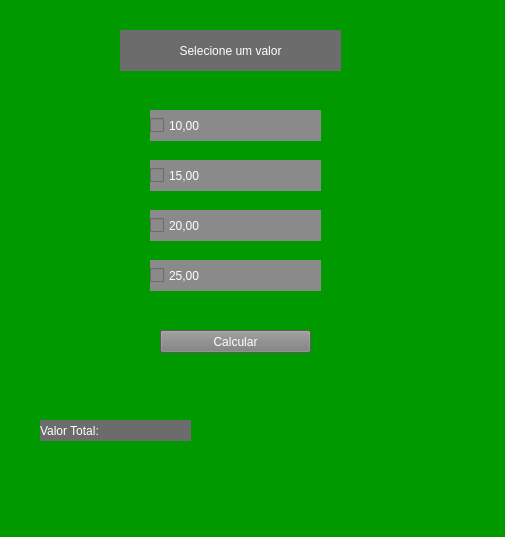
<?xml version="1.0" encoding="UTF-8"?>
<ui version="4.0">
 <class>MainWindow</class>
 <widget class="QMainWindow" name="MainWindow">
  <property name="geometry">
   <rect>
    <x>0</x>
    <y>0</y>
    <width>505</width>
    <height>537</height>
   </rect>
  </property>
  <property name="windowTitle">
   <string>MainWindow</string>
  </property>
  <property name="styleSheet">
   <string notr="true">font: 75 14pt &quot;Times New Roman&quot;;
background-color: rgb(0, 153, 0);</string>
  </property>
  <widget class="QWidget" name="centralwidget">
   <widget class="QPushButton" name="CalcularB">
    <property name="geometry">
     <rect>
      <x>160</x>
      <y>330</y>
      <width>151</width>
      <height>23</height>
     </rect>
    </property>
    <property name="styleSheet">
     <string notr="true">background-color: rgb(125, 125, 125);
color: rgb(255, 255, 255);
border-color: qlineargradient(spread:pad, x1:0, y1:0, x2:1, y2:0, stop:0 rgba(0, 0, 0, 255), stop:1 rgba(255, 255, 255, 255));</string>
    </property>
    <property name="text">
     <string>Calcular</string>
    </property>
   </widget>
   <widget class="QLabel" name="ValorT">
    <property name="geometry">
     <rect>
      <x>40</x>
      <y>420</y>
      <width>151</width>
      <height>21</height>
     </rect>
    </property>
    <property name="styleSheet">
     <string notr="true">color: rgb(255, 255, 255);
background-color: rgb(108, 108, 108);</string>
    </property>
    <property name="text">
     <string>Valor Total: </string>
    </property>
   </widget>
   <widget class="QCheckBox" name="dezC">
    <property name="geometry">
     <rect>
      <x>150</x>
      <y>110</y>
      <width>171</width>
      <height>31</height>
     </rect>
    </property>
    <property name="styleSheet">
     <string notr="true">color: rgb(255, 255, 255);
background-color: rgb(138, 138, 138);</string>
    </property>
    <property name="text">
     <string>10,00</string>
    </property>
   </widget>
   <widget class="QCheckBox" name="quinzeC">
    <property name="geometry">
     <rect>
      <x>150</x>
      <y>160</y>
      <width>171</width>
      <height>31</height>
     </rect>
    </property>
    <property name="styleSheet">
     <string notr="true">color: rgb(255, 255, 255);
background-color: rgb(138, 138, 138);</string>
    </property>
    <property name="text">
     <string>15,00</string>
    </property>
   </widget>
   <widget class="QCheckBox" name="vinteC">
    <property name="geometry">
     <rect>
      <x>150</x>
      <y>210</y>
      <width>171</width>
      <height>31</height>
     </rect>
    </property>
    <property name="styleSheet">
     <string notr="true">color: rgb(255, 255, 255);
background-color: rgb(138, 138, 138);</string>
    </property>
    <property name="text">
     <string>20,00</string>
    </property>
   </widget>
   <widget class="QCheckBox" name="vinte_cincoC">
    <property name="geometry">
     <rect>
      <x>150</x>
      <y>260</y>
      <width>171</width>
      <height>31</height>
     </rect>
    </property>
    <property name="styleSheet">
     <string notr="true">color: rgb(255, 255, 255);
background-color: rgb(138, 138, 138);</string>
    </property>
    <property name="text">
     <string>25,00</string>
    </property>
   </widget>
   <widget class="QLabel" name="ValorT_2">
    <property name="geometry">
     <rect>
      <x>120</x>
      <y>30</y>
      <width>221</width>
      <height>41</height>
     </rect>
    </property>
    <property name="styleSheet">
     <string notr="true">color: rgb(255, 255, 255);
background-color: rgb(108, 108, 108);</string>
    </property>
    <property name="text">
     <string>Selecione um valor</string>
    </property>
    <property name="alignment">
     <set>Qt::AlignCenter</set>
    </property>
   </widget>
  </widget>
  <widget class="QStatusBar" name="statusbar"/>
 </widget>
 <resources/>
 <connections/>
</ui>
